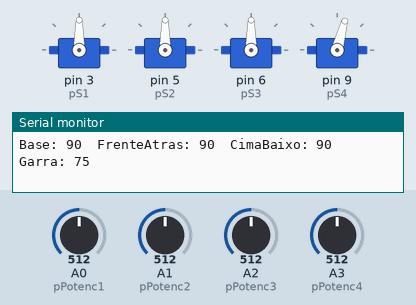
Simulated run of this sketch. Board: Arduino Uno, built with avr-gcc and run on an emulated ATmega328P. Parts: 4 × servo, the last lines printed to the serial monitor. The test bench sets the inputs (shaded band); at power-on: A0 (pPotenc1) = 512, A1 (pPotenc2) = 512, A2 (pPotenc3) = 512, A3 (pPotenc4) = 512.

Above: at 1.2 s.
1.3 s: A0 (pPotenc1) set to 63
At 2.5 s:
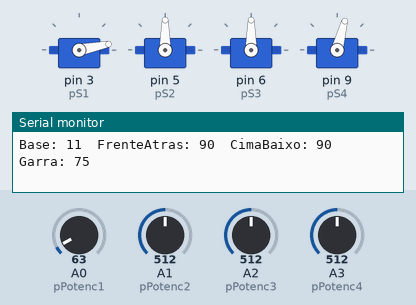
2.8 s: A0 (pPotenc1) set to 52
At 3.6 s:
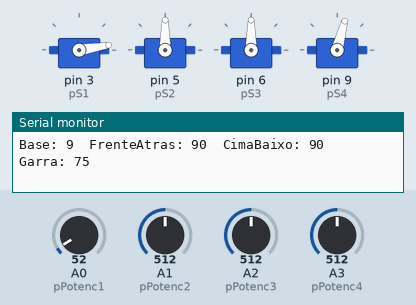
5.8 s: A1 (pPotenc2) set to 716
At 6.5 s:
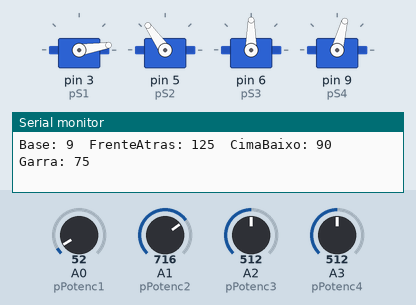
7.4 s: A2 (pPotenc3) set to 716
At 8.6 s:
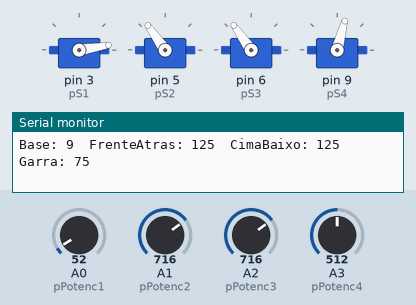
8.9 s: A3 (pPotenc4) set to 716
At 9.5 s:
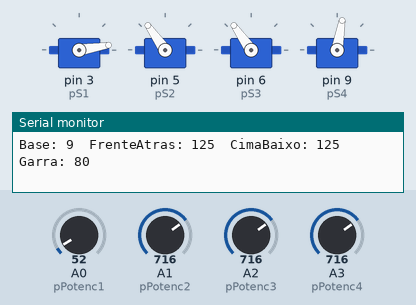
10.4 s: A1 (pPotenc2) set to 992
At 11.7 s:
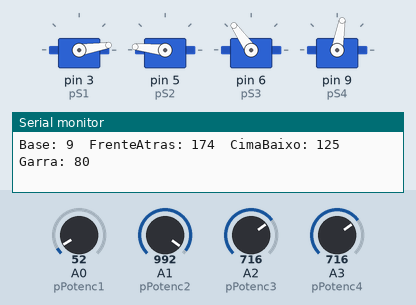
Timing chart, 0 to 12.9 s (numbered marks = the images above; inputs shaded):
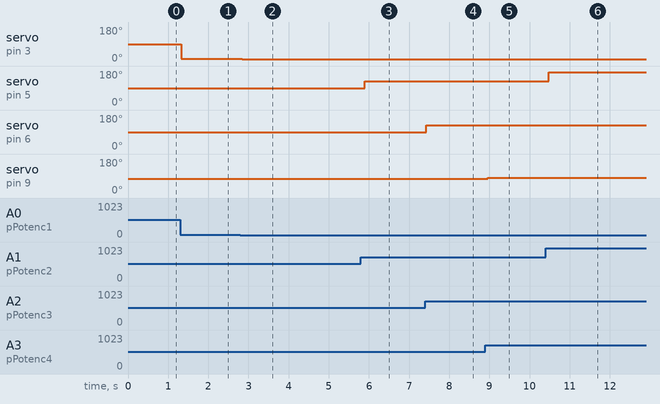

The sketch:

PosicionaServo.ino
```cpp
/*-------------------------------------------------------------------
 Use esse programa para te ajudar a definir as posições dos servos.
--------------------------------------------------------------------*/

#include <Servo.h>  // Inclusão da biblioteca com recursos para controlar os servos.

// Portas analógica.
#define pPotenc1 A0
#define pPotenc2 A1
#define pPotenc3 A2
#define pPotenc4 A3

// Porta no modo PWM (se comporta como uma porta analógica).
#define pS1 3
#define pS2 5
#define pS3 6
#define pS4 9

/*-------------------------------------------------------------------
                      << LIMITES DOS SERVOS >>
--------------------------------------------------------------------*/
/*
Base: 0-180, direita-esquerda
FrenteAtras: 179-55, frente-atrás
CimaBaixo: 148-175, cima-baixo
Garra: 60-110, aberta-fechada
*/

// Variável
int angulo1 = 0;
int angulo2 = 0;
int angulo3 = 0;
int angulo4 = 0;

// Criação dos objetos da biblioteca "<Servo.h>".
Servo s1;
Servo s2;
Servo s3;
Servo s4;

void setup() {
  // Inicialização das portas dos servos.
  s1.attach(pS1);
  s2.attach(pS2);
  s3.attach(pS3);
  s4.attach(pS4);

  Serial.begin(9600);
}

void loop() {
  // Conversão das métricas do potenciômetro para as do servo.
  angulo1 = map(analogRead(pPotenc1), 0, 1023, 0, 180);
  angulo2 = map(analogRead(pPotenc2), 0, 1023, 0, 180);
  angulo3 = map(analogRead(pPotenc3), 0, 1023, 0, 180);
  angulo4 = map(analogRead(pPotenc4), 0, 1023, 60, 90);

  s1.write(angulo1);
  s2.write(angulo2);
  s3.write(angulo3);
  s4.write(angulo4);

  // Apresenta na tela os valores em graus do servo no presente instante.
  Serial.print("Base: ");
  Serial.print(s1.read());

  Serial.print("  FrenteAtras: ");
  Serial.print(s2.read());

  Serial.print("  CimaBaixo: ");
  Serial.print(s3.read());

  Serial.print("  Garra: ");
  Serial.println(s4.read());

  delay(100);
}
```

Measured:
- after the input at 1.3 s, servo on pin 3 (pS1): 90° → 11° at once
- after the input at 2.8 s, servo on pin 3 (pS1): 11° → 9° after 0.05 s
- after the input at 5.8 s, servo on pin 5 (pS2): 90° → 125° after 0.10 s
- after the input at 7.4 s, servo on pin 6 (pS3): 90° → 125° at once
- after the input at 8.9 s, servo on pin 9 (pS4): 75° → 80° after 0.05 s
- after the input at 10.4 s, servo on pin 5 (pS2): 125° → 174° after 0.08 s
